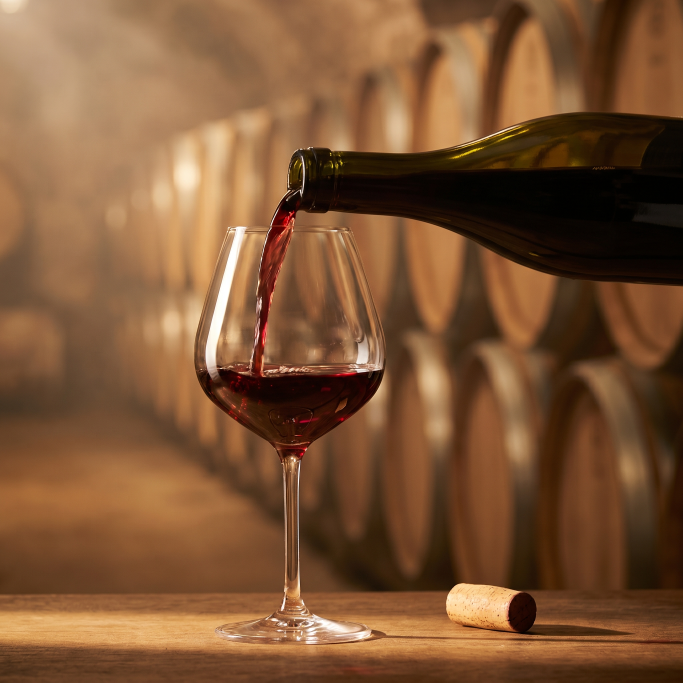
#> input picture instagram-posts/coming-soon-launch/backgrounds/06-wine-pour-glass.jpeg, 2048 x 2048 px, found by its file name (shown at 1/3 size)
$ python compose_wine_glass.py
#> lines starting #> are read from the running program, lines starting #| are printed output that depends on the picture
"""
Five 'Coming Soon' variations on the new wine-glass/bottle backgrounds.
Uses the EXACT Mander logo (logo-adj.png) and a BOLDER font for 'COMING SOON'
(Didot Bold / Optima Bold — a deliberate move away from the thin Baskerville
the user disliked in the earlier wine-pour comp).

Aesthetic: grey-gradient desaturated look the user confirmed — soft veil,
mild desaturation, vertical gradient for that editorial 'coming soon' feel.

Output: 1080x1080 JPEG (Instagram feed native).
"""
from PIL import Image, ImageDraw, ImageFont, ImageFilter, ImageEnhance, ImageChops
from pathlib import Path

BASE = Path("/Users/jmander/Desktop/Claude/Mander Wines/instagram-posts/coming-soon-launch")
BG_DIR = BASE / "backgrounds"
LOGO_PATH = Path("/Users/jmander/Desktop/Claude/Mander Wines/images/logo-pdf-raw.png")

SIZE = 1080

FONT_DIDOT = "/System/Library/Fonts/Supplemental/Didot.ttc"
FONT_OPTIMA = "/System/Library/Fonts/Supplemental/Optima.ttc"
FONT_BASK = "/System/Library/Fonts/Supplemental/Baskerville.ttc"
FONT_SNELL = "/System/Library/Fonts/Apple Chancery.ttf"


# [7 lines left out: function load, not called in this run]


def prep_bg(src_path, desat=0.45, veil_strength=0.32, veil_rgb=(210, 208, 208)):
    """Square-crop the source, then apply the grey-gradient editorial treatment:
    desaturate the wine's warm tones, apply a soft cool-grey veil, and add a
    mild vertical gradient (slightly darker top + bottom) for depth."""
#> called with desat = 0.42, veil_strength = 0.34, veil_rgb = (210, 208, 208)
    img = Image.open(src_path).convert("RGB")
#> img is the input picture: PIL image 2048x2048 RGB; mean R, G, B 125.7, 85.5, 53.6
    w, h = img.size
#> w = 2048; h = 2048
    side = min(w, h)
#> side = 2048
    left = (w - side) // 2
#> left = 0
    top = (h - side) // 2
#> top = 0
    img = img.crop((left, top, left + side, top + side)).resize((SIZE, SIZE), Image.LANCZOS)
#> img: PIL image 1080x1080 RGB

    img = ImageEnhance.Color(img).enhance(desat)
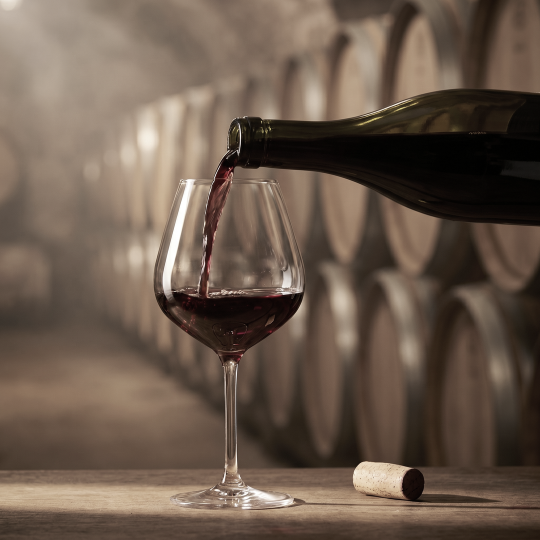
#> img: PIL image 1080x1080 RGB (shown at 1/2 size); mean R, G, B 106.8, 89.9, 76.5
    img = ImageEnhance.Brightness(img).enhance(1.03)
    img = ImageEnhance.Contrast(img).enhance(0.95)

    img = img.convert("RGBA")
#> img: PIL image 1080x1080 RGBA

    veil = Image.new("RGBA", img.size, (*veil_rgb, int(255 * veil_strength)))
    img = Image.alpha_composite(img, veil)
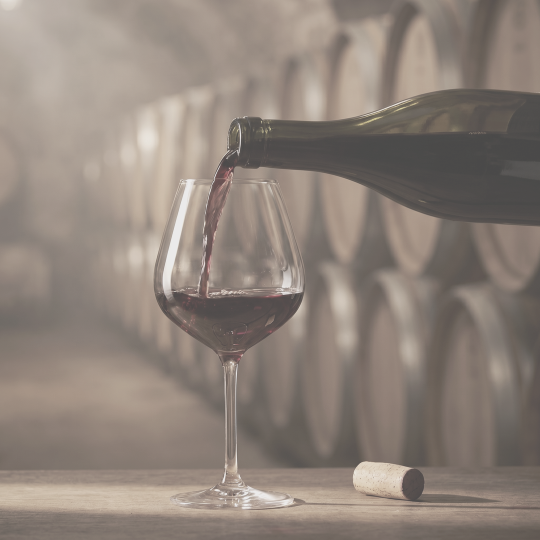
#> img: PIL image 1080x1080 RGBA (shown at 1/2 size); mean R, G, B, A 142.6, 131, 122.3, 255

    grad = Image.new("L", (1, SIZE), color=0)
    for y in range(SIZE):
        t = abs(y - SIZE / 2) / (SIZE / 2)
        grad.putpixel((0, y), int(60 * (t ** 1.6)))
    grad = grad.resize((SIZE, SIZE))
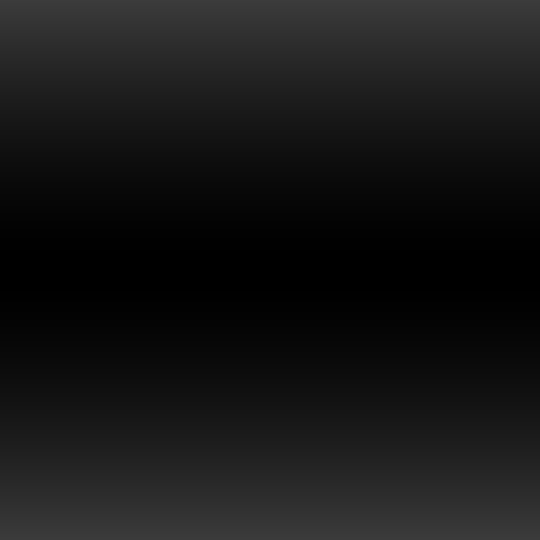
#> grad: PIL image 1080x1080 L (shown at 1/2 size); min 0, max 60, mean 22.6
    grad_layer = Image.new("RGBA", (SIZE, SIZE), (60, 60, 70, 0))
    grad_layer.putalpha(grad)
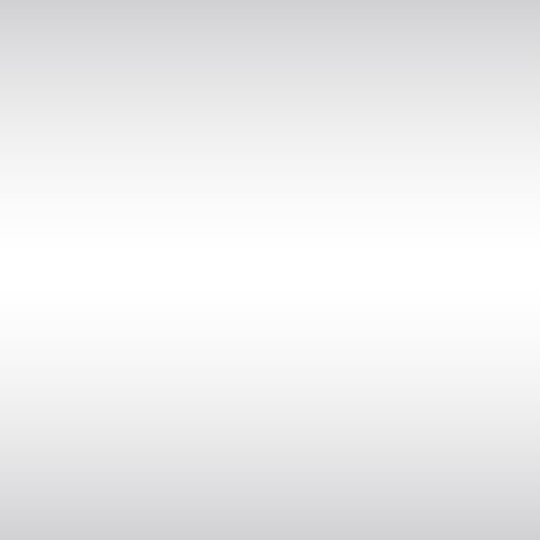
#> grad_layer: PIL image 1080x1080 RGBA (shown at 1/2 size); mean R, G, B, A 60, 60, 70, 22.6; transparent parts drawn white
    img = Image.alpha_composite(img, grad_layer)
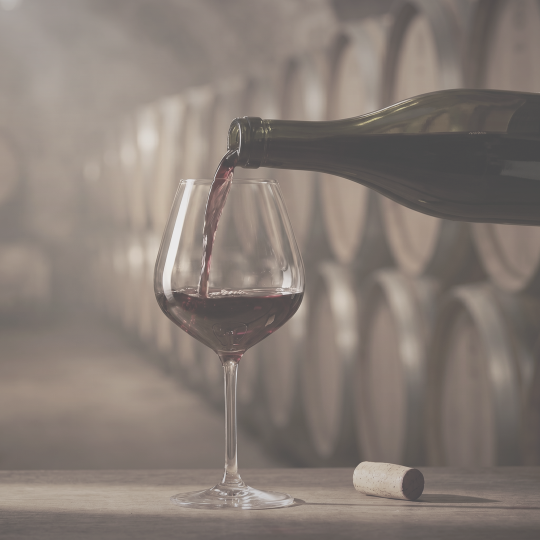
#> img: PIL image 1080x1080 RGBA (shown at 1/2 size); mean R, G, B, A 134.9, 124.3, 117.3, 255
    return img


# [38 lines left out: functions recolor_logo, premultiplied_resize, not called in this run]


def place_logo(canvas, width_pct, cx_pct, cy_pct, glow=False, text_color=None, monogram_color=None):
#> (the run stopped early here; a loop or call above may not have finished)

$ run again, with instagram-posts/coming-soon-launch/backgrounds/01-barrel-head-on.jpeg copied over instagram-posts/coming-soon-launch/backgrounds/06-wine-pour-glass.jpeg
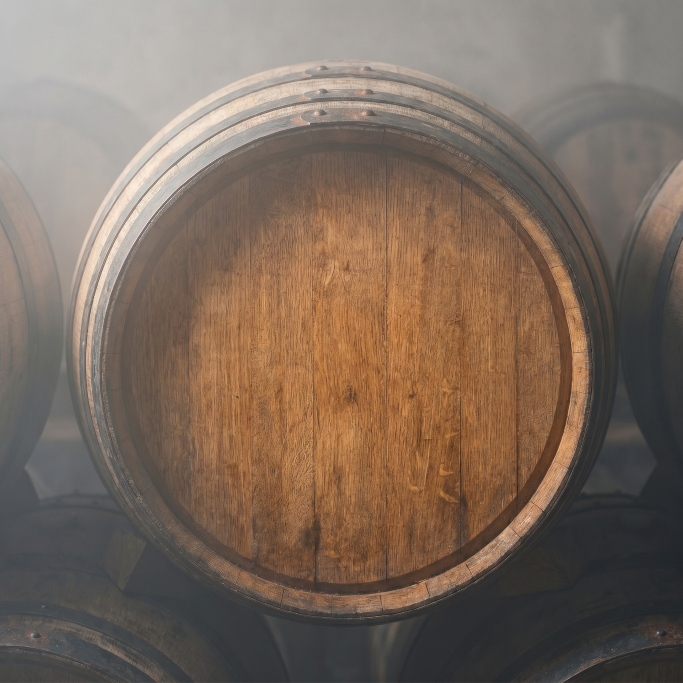
#> input picture instagram-posts/coming-soon-launch/backgrounds/01-barrel-head-on.jpeg, 2048 x 2048 px, found by its file name (shown at 1/3 size)
#> in prep_bg, img is the input picture: PIL image 2048x2048 RGB; mean R, G, B 124.1, 107, 93.9
#> in prep_bg, `img = Image.alpha_composite(img, veil)`:
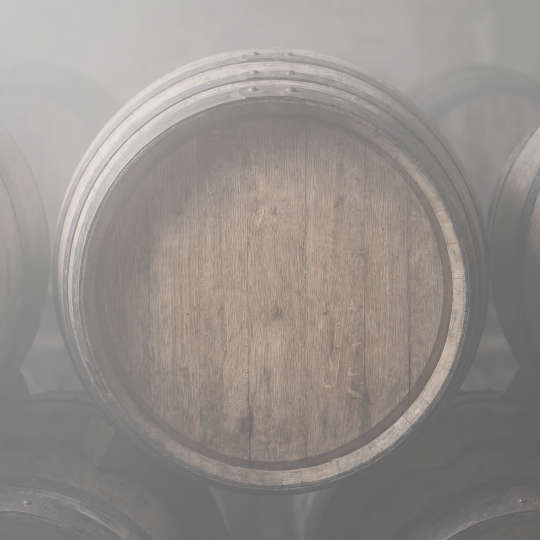
#> img: PIL image 1080x1080 RGBA (shown at 1/2 size); mean R, G, B, A 149.1, 143.8, 140.1, 255
#> in prep_bg, `img = Image.alpha_composite(img, grad_layer)`:
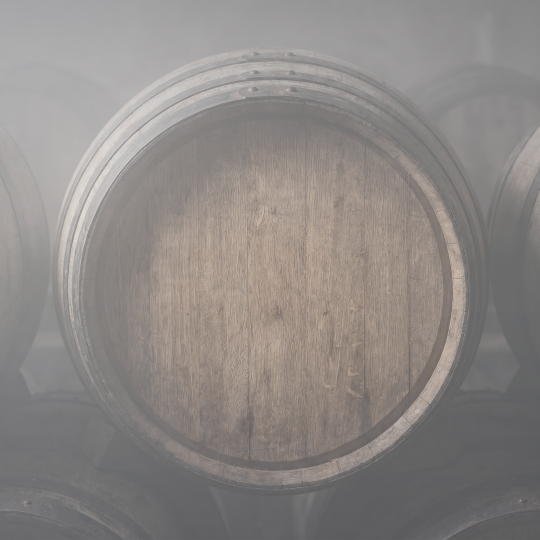
#> img: PIL image 1080x1080 RGBA (shown at 1/2 size); mean R, G, B, A 141.3, 136.2, 133.6, 255

$ run again, with instagram-posts/coming-soon-launch/backgrounds/02-wine-pour.jpeg copied over instagram-posts/coming-soon-launch/backgrounds/06-wine-pour-glass.jpeg
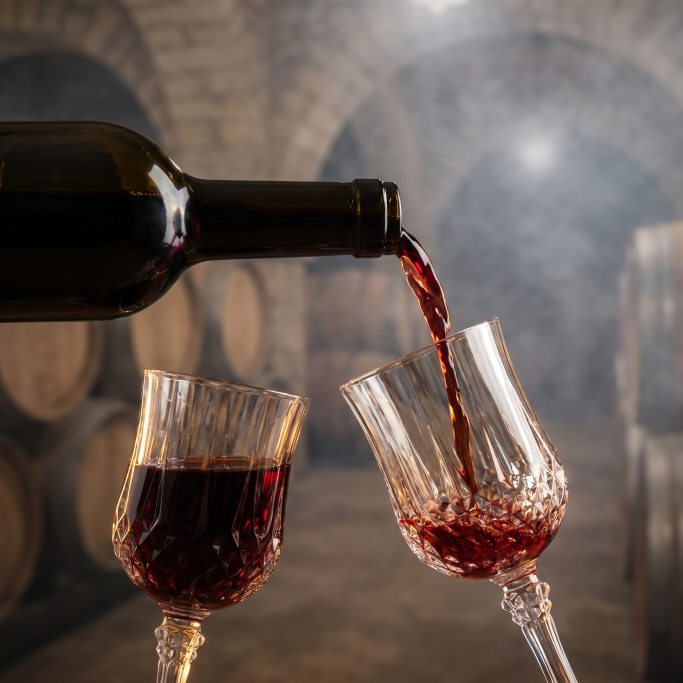
#> input picture instagram-posts/coming-soon-launch/backgrounds/02-wine-pour.jpeg, 2048 x 2048 px, found by its file name (shown at 1/3 size)
#> in prep_bg, img is the input picture: PIL image 2048x2048 RGB; mean R, G, B 102.2, 88, 81.1
#> in prep_bg, `img = Image.alpha_composite(img, veil)`:
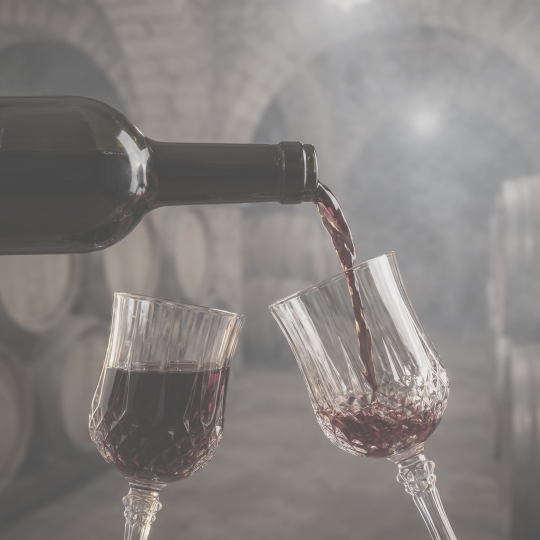
#> img: PIL image 1080x1080 RGBA (shown at 1/2 size); mean R, G, B, A 135.2, 130.7, 128.8, 255
#> in prep_bg, `img = Image.alpha_composite(img, grad_layer)`:
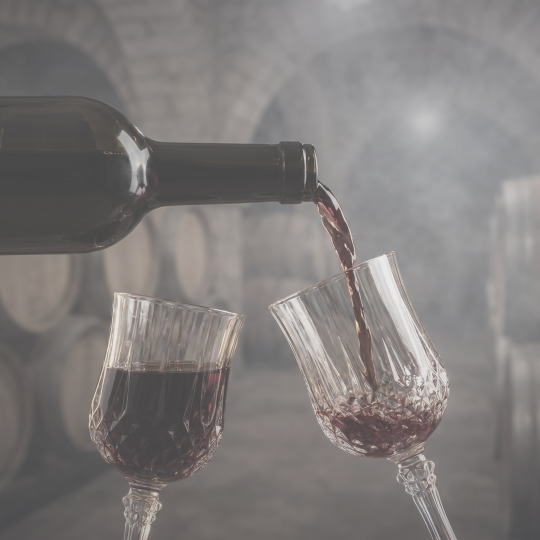
#> img: PIL image 1080x1080 RGBA (shown at 1/2 size); mean R, G, B, A 128.6, 124.5, 123.7, 255

$ run again, with instagram-posts/coming-soon-launch/backgrounds/03-vaulted-cellar.jpeg copied over instagram-posts/coming-soon-launch/backgrounds/06-wine-pour-glass.jpeg
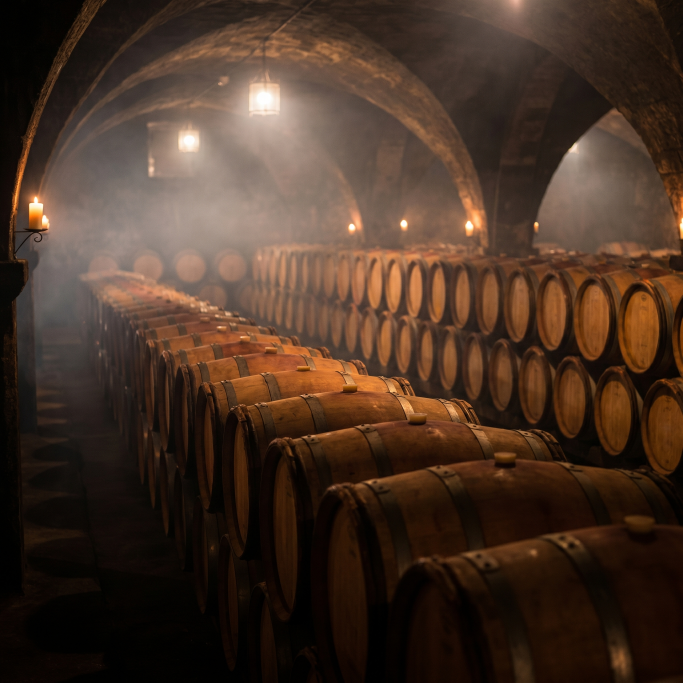
#> input picture instagram-posts/coming-soon-launch/backgrounds/03-vaulted-cellar.jpeg, 2048 x 2048 px, found by its file name (shown at 1/3 size)
#> in prep_bg, img is the input picture: PIL image 2048x2048 RGB; mean R, G, B 71.6, 50.8, 37.6
#> in prep_bg, `img = ImageEnhance.Color(img).enhance(desat)`:
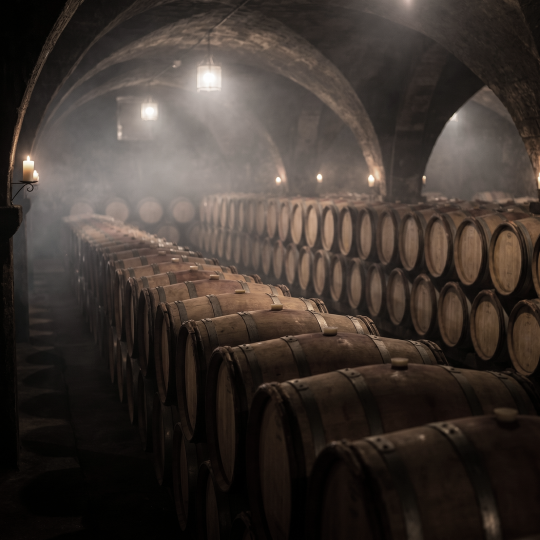
#> img: PIL image 1080x1080 RGB (shown at 1/2 size); mean R, G, B 61.8, 53, 47.5
#> in prep_bg, `img = Image.alpha_composite(img, veil)`:
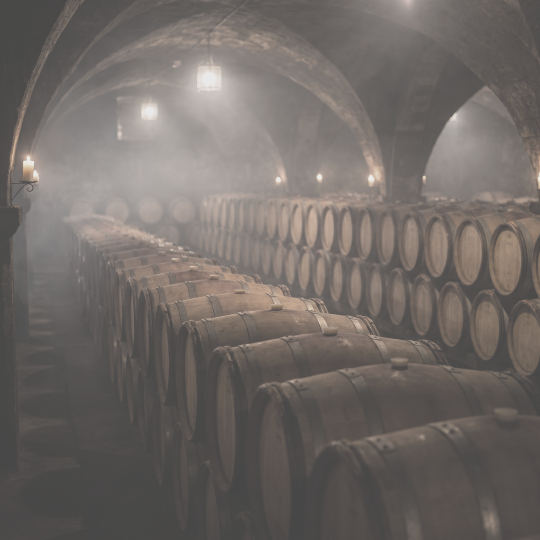
#> img: PIL image 1080x1080 RGBA (shown at 1/2 size); mean R, G, B, A 112.1, 105.8, 102.2, 255
